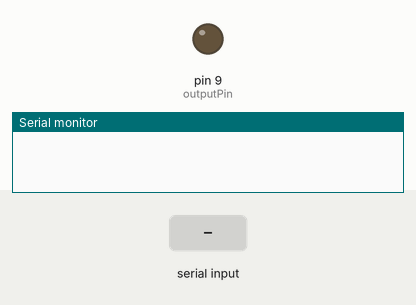
Bench run of a sketch on a simulated Arduino Uno, built with avr-gcc and run on an emulated ATmega328P. On the bench: output pins drawn as LEDs (lit = HIGH), the last lines printed to the serial monitor. The test bench sets the inputs (shaded band).

Above: at 1.2 s.
1.3 s: "5\n" received over Serial
At 2.3 s:
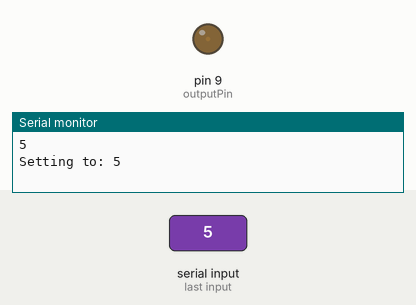
2.8 s: "90\n" received over Serial
At 3.5 s:
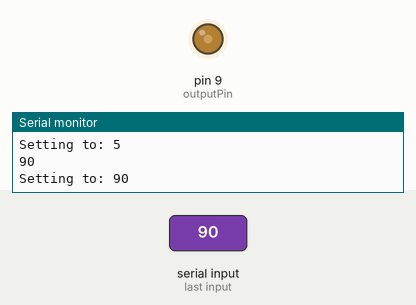
4.3 s: "200\n" received over Serial
At 4.7 s:
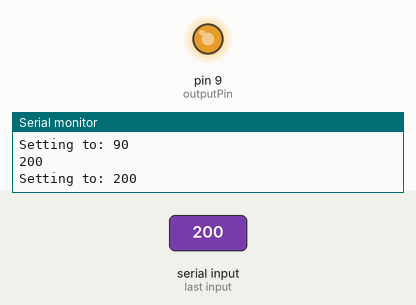
5.8 s: byte 10 ('\n') received over Serial
At 6.9 s:
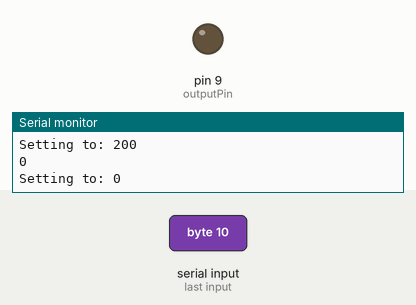
Timing chart, 0 to 8.3 s (numbered marks = the images above; inputs shaded):
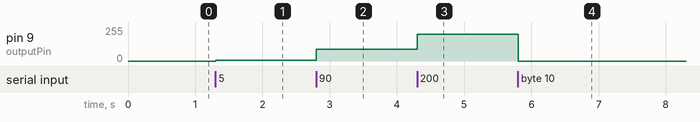

Measured:
- after the input at 1.3 s, pin 9 (outputPin): 0/255 → 5/255 at once
- after the input at 2.8 s, pin 9 (outputPin): 5/255 → 90/255 at once
- after the input at 4.3 s, pin 9 (outputPin): 90/255 → 200/255 at once
- after the input at 5.8 s, pin 9 (outputPin): 200/255 → 0/255 at once

The sketch:

SerialToPWM.ino
```cpp
int outputPin = 9;

unsigned int integerValue=0;
char incomingByte;

void setup() {
  Serial.begin(9600);

  // declare pin 9 to be an output:
  pinMode(outputPin, OUTPUT);
}

void loop() {
  readSerialNumber();

  delay(1);
}

int readSerialNumber()
{
  if (Serial.available() > 0) {   // something came across serial
    integerValue = 0;         // throw away previous integerValue
    while(1) {            // force into a loop until 'n' is received
      incomingByte = Serial.read();
      if (incomingByte == '\n') break;   // exit the while(1), we're done receiving
      if (incomingByte == -1) continue;  // if no characters are in the buffer read() returns -1
      integerValue *= 10;  // shift left 1 decimal place
      // convert ASCII to integer, add, and shift left 1 decimal place
      integerValue = ((incomingByte - 48) + integerValue);
    }
    Serial.println(integerValue);   // Do something with the value
    setPwmValue(integerValue);
  }
}

void setPwmValue(int value)
{
  if (value < 0)
    Serial.println("Value too low");
  else if (value > 255)
    Serial.println("Value too high");
  else
  {
    Serial.print("Setting to: ");
    Serial.println(value);
    analogWrite(outputPin, value);
  }
}
```
